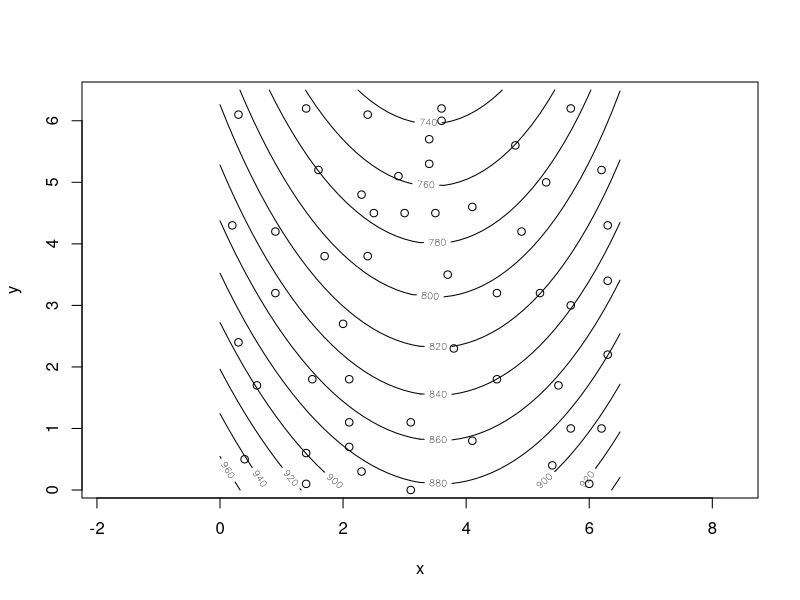
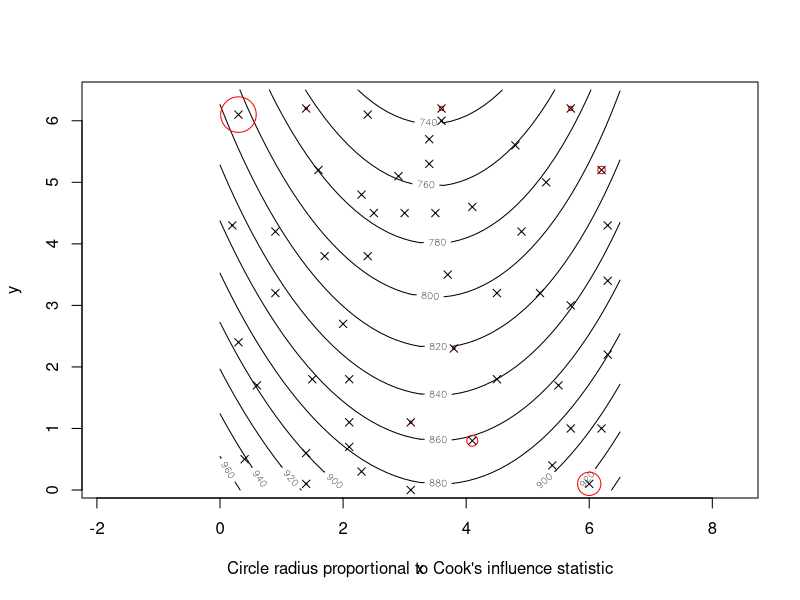

Source code (R) for these figures, in order:
library(spatial)


### Name: surf.ls
### Title: Fits a Trend Surface by Least-squares
### Aliases: surf.ls
### Keywords: spatial

### ** Examples

library(MASS)  # for eqscplot
data(topo, package="MASS")
topo.kr <- surf.ls(2, topo)
trsurf <- trmat(topo.kr, 0, 6.5, 0, 6.5, 50)
eqscplot(trsurf, type = "n")
contour(trsurf, add = TRUE)
points(topo)

eqscplot(trsurf, type = "n")
contour(trsurf, add = TRUE)
plot(topo.kr, add = TRUE)
title(xlab= "Circle radius proportional to Cook's influence statistic")
